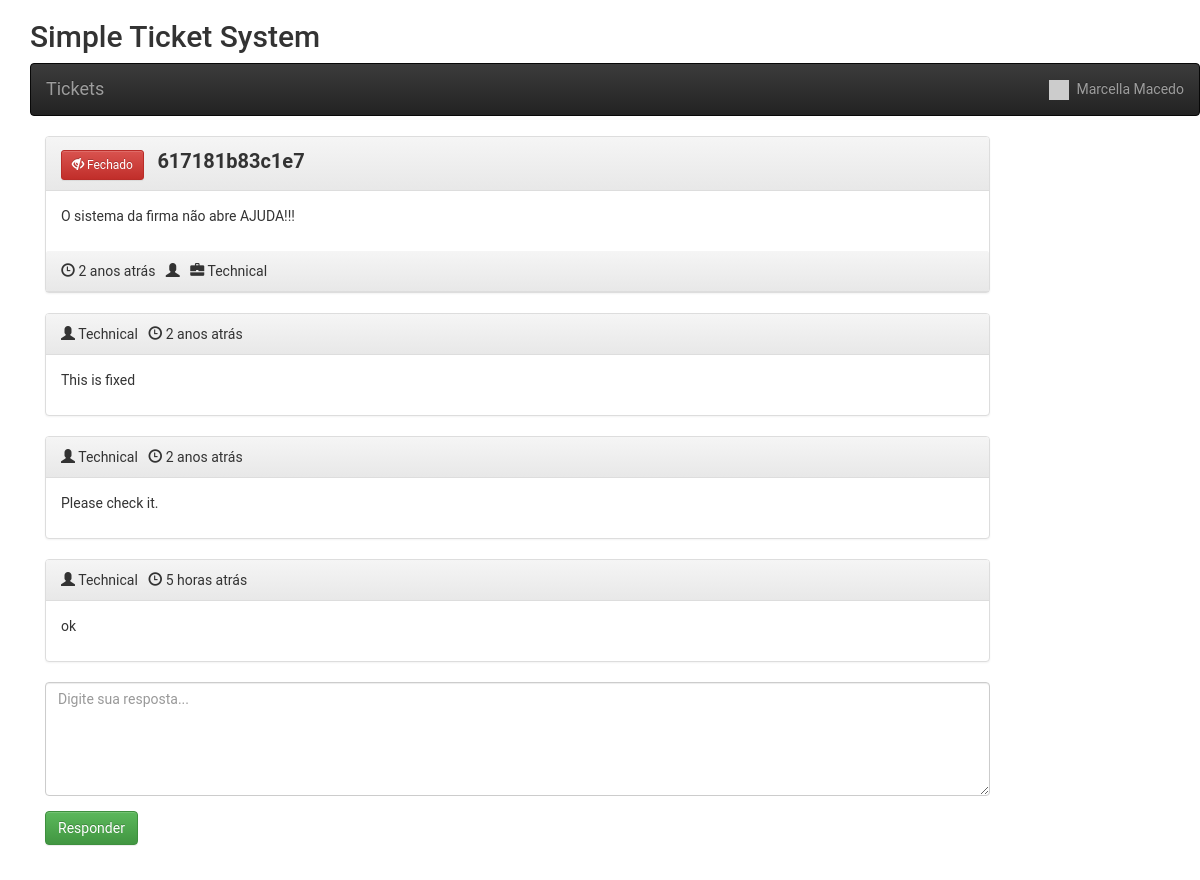
The page /view_ticket.php?id=1 (signed in) on the database its author committed.
### tables this page shows
CREATE TABLE `users` (
  `id` int(11) NOT NULL,
  `name` varchar(250) NOT NULL,
  `email` varchar(250) NOT NULL,
  `password` varchar(250) NOT NULL,
  `user_type` enum('admin','support','user') NOT NULL,
  `status` int(11) NOT NULL,
  `create_at` datetime NOT NULL DEFAULT current_timestamp(),
  `update_at` datetime NOT NULL DEFAULT current_timestamp()
);

CREATE TABLE `tickets` (
  `id` int(11) NOT NULL,
  `title` varchar(250) NOT NULL,
  `protocol` varchar(20) NOT NULL,
  `user_id` int(11) NOT NULL,
  `init_msg` text NOT NULL,
  `department` int(11) NOT NULL,
  `date` varchar(250) NOT NULL,
  `last_reply` int(11) NOT NULL,
  `user_read` int(11) NOT NULL,
  `admin_read` int(11) NOT NULL,
  `resolved` int(11) NOT NULL
);

CREATE TABLE `departments` (
  `id` int(11) NOT NULL,
  `name` varchar(250) NOT NULL,
  `status` int(11) NOT NULL DEFAULT 1
);

CREATE TABLE `ticket_replies` (
  `id` int(11) NOT NULL,
  `user` int(11) NOT NULL,
  `text` text NOT NULL,
  `ticket_id` text NOT NULL,
  `date` varchar(20) NOT NULL
);

### class/Database.php (called while the page is built)
<?php
class Database
{
    public function dbConnect()
    {
        static $DBH = null;
        if (is_null($DBH)) {
            $connection = new mysqli(HOST, USER, PASSWORD, DATABASE);
            if ($connection->connect_error) {
                die("Banco de dados offline! (Ligar! -> XAMPP, WAMPP ETC...): " . $connection->connect_error);
            } else {
                $DBH = $connection;
            }
        }
        return $DBH;
    }
}

### init.php (called while the page is built, shortened)
<?php
require 'class/Database.php';
require 'class/Users.php';
require 'class/Time.php';
require 'class/Tickets.php';
$users = new Users;
$time = new Time;
$tickets = new Tickets;
?>

### class/Users.php (called while the page is built, shortened)
<?php
class Users extends Database
{
	private $userTable = 'users';
	private $dbConnect = false;
	public function __construct()
	{
		$this->dbConnect = $this->dbConnect();
	}
	public function getUserInfo()
	{
		if (!empty($_SESSION["userid"])) {
			$sqlQuery = "SELECT * FROM " . $this->userTable . "
				WHERE id ='" . $_SESSION["userid"] . "'";
			$result = mysqli_query($this->dbConnect, $sqlQuery);
			$userDetails = mysqli_fetch_assoc($result);
			return $userDetails;
		}
	}
}

### class/Tickets.php (called while the page is built, shortened)
<?php
class Tickets extends Database
{
	private $ticketTable = 'tickets';
	private $ticketRepliesTable = 'ticket_replies';
	private $dbConnect = false;
	public function __construct()
	{
		$this->dbConnect = $this->dbConnect();
	}
	public function ticketInfo($id)
	{
		$sqlQuery = "SELECT t.id, t.protocol, t.title, t.user_id, t.init_msg as message, t.date, t.last_reply, t.resolved, u.name as creater, d.name as department
			FROM " . $this->ticketTable . " t
			LEFT JOIN users u ON t.user_id = u.id
			LEFT JOIN departments d ON t.department = d.id
			WHERE t.protocol = '" . $id . "'";
		$result = mysqli_query($this->dbConnect, $sqlQuery);
		$tickets = mysqli_fetch_assoc($result);
		return $tickets;
	}
	public function getTicketReplies($id)
	{
		$sqlQuery = "SELECT r.id, r.text as message, r.date, u.name as creater, d.name as department, u.user_type
			FROM " . $this->ticketRepliesTable . " r
			LEFT JOIN " . $this->ticketTable . " t ON r.ticket_id = t.id
			LEFT JOIN users u ON r.user = u.id
			LEFT JOIN departments d ON t.department = d.id
			WHERE r.ticket_id = '" . $id . "'";
		$result = mysqli_query($this->dbConnect, $sqlQuery);
		$data = array();
		while ($row = mysqli_fetch_array($result, MYSQLI_ASSOC)) {
			$data[] = $row;
		}
		return $data;
	}
	public function updateTicketReadStatus($ticketId)
	{
		$updateField = '';
		if (isset($_SESSION["admin"])) {
			$updateField = "admin_read = '1'";
		} else {
			$updateField = "user_read = '1'";
		}
		$updateTicket = "UPDATE " . $this->ticketTable . "
			SET $updateField
			WHERE id = '" . $ticketId . "'";
		mysqli_query($this->dbConnect, $updateTicket);
	}
}

### class/Time.php (called while the page is built, shortened)
<?php
class Time extends Database
{
    public function ago($time)
    {
        $periods = array("segundo", "minuto", "hora", "dia", "semana", "mês", "ano", "decada");
        $lengths = array("60", "60", "24", "7", "4.35", "12", "10");
        $now = time();
        $difference = $now - $time;
        for ($j = 0; $difference >= $lengths[$j] && $j < count($lengths) - 1; $j++) {
            $difference /= $lengths[$j];
        }
        $difference = round($difference);
        if ($difference != 1) {
            $periods[$j] .= "s";
        }
        return $difference . " " . $periods[$j] . " atrás";
    }
}

### view_ticket.php (the view, shortened to what this page needs)
<?php
include 'init.php';
include('inc/header.php');
$ticketDetails = $tickets->ticketInfo($_GET['id']);
$ticketReplies = $tickets->getTicketReplies($ticketDetails['id']);
$user = $users->getUserInfo();
?>
<link rel="stylesheet" href="css/style.css" />
<?php include('inc/container.php'); ?>
<div class="container">
	<div class="row home-sections">
		<h2>Simple Ticket System</h2>
		<?php include('menus.php'); ?>
	</div>
	<section class="comment-list">
		<article class="row">
			<div class="col-md-10 col-sm-10">
				<div class="panel panel-default arrow left">
					<div class="panel-heading right">
						<?php if ($ticketDetails['resolved']) { ?>
							<button type="button" class="btn btn-danger btn-sm">
								<span class="glyphicon glyphicon-eye-close"></span> Fechado
							</button>
						<?php } else { ?>
							<button type="button" class="btn btn-success btn-sm">
								<span class="glyphicon glyphicon-eye-open"></span> Aberto
							</button>
						<?php } ?>
						<span class="ticket-title">
							<?php echo $ticketDetails['title']; ?>
						</span>
					</div>
					<div class="panel-body">
						<div class="comment-post">
							<p>
								<?php echo $ticketDetails['message']; ?>
							</p>
						</div>
					</div>
					<div class="panel-heading right">
						<span class="glyphicon glyphicon-time"></span> <time class="comment-date"
							datetime="16-12-2014 01:05"><i class="fa fa-clock-o"></i>
							<?php echo $time->ago($ticketDetails['date']); ?>
						</time>
						&nbsp;&nbsp;<span class="glyphicon glyphicon-user"></span>
						&nbsp;&nbsp;<span class="glyphicon glyphicon-briefcase"></span>
						<?php echo $ticketDetails['department']; ?>
					</div>
				</div>
			</div>
		</article>
		<?php foreach ($ticketReplies as $replies) { ?>
			<article class="row">
				<div class="col-md-10 col-sm-10">
					<div class="panel panel-default arrow right">
						<div class="panel-heading">
							<?php if ($replies['user_type'] == 'admin') { ?>
								<span class="glyphicon glyphicon-user"></span>
								<?php echo $ticketDetails['department']; ?>
							<?php } else { ?>
								<span class="glyphicon glyphicon-user"></span>
								<?php echo $replies['creater']; ?>
							<?php } ?>
							&nbsp;&nbsp;<span class="glyphicon glyphicon-time"></span> <time class="comment-date"
								datetime="16-12-2014 01:05"><i class="fa fa-clock-o"></i>
								<?php echo $time->ago($replies['date']); ?>
							</time>
						</div>
						<div class="panel-body">
							<div class="comment-post">
								<p>
									<?php echo $replies['message']; ?>
								</p>
							</div>
						</div>
					</div>
				</div>
			</article>
		<?php } ?>
		<form method="post" id="ticketReply">
			<article class="row">
				<div class="col-md-10 col-sm-10">
					<div class="form-group">
						<textarea class="form-control" rows="5" id="message" name="message"
							placeholder="Digite sua resposta..." required></textarea>
					</div>
				</div>
			</article>
			<article class="row">
				<div class="col-md-10 col-sm-10">
					<div class="form-group">
						<input type="submit" name="reply" id="reply" class="btn btn-success" value="Responder" />
					</div>
				</div>
			</article>
		</form>
	</section>
</div>
<?php include('inc/footer.php'); ?>

### menus.php (shortened to what this page needs)
<nav class="navbar navbar-inverse">
	<div class="container-fluid">
		<ul class="nav navbar-nav menus">
			<li id="ticket"><a href="ticket.php" class="navbar-brand">Tickets</a></li>
		</ul>
		<ul class="nav navbar-nav navbar-right">
			<li class="dropdown">
				<a href="#" class="dropdown-toggle" data-toggle="dropdown">
					<img src="//gravatar.com/avatar/<?php echo md5($user['email']); ?>?s=100" width="20px">&nbsp;
					<?php if (isset($_SESSION["userid"])) {
						echo $user['name'];
					} ?>
				</a>
			</li>
		</ul>
	</div>
</nav>

### css/style.css (style rules this page uses)
* { padding: 0; margin: 0; list-style: none; text-decoration: none; }
body { font-family: "Roboto", sans-serif; }
.ticket-title { font-weight: bold; font-size: 20px; margin-left: 10px; }

### rows shown on the page
users: name "Marcella Macedo"
tickets: title "617181b83c1e7", init_msg "O sistema da firma não abre AJUDA!!!", date "2 anos atrás"
departments: name "Technical"
ticket_replies: date "2 anos atrás", text "This is fixed"
ticket_replies: date "2 anos atrás", text "Please check it."
ticket_replies: date "5 horas atrás", text "ok"
